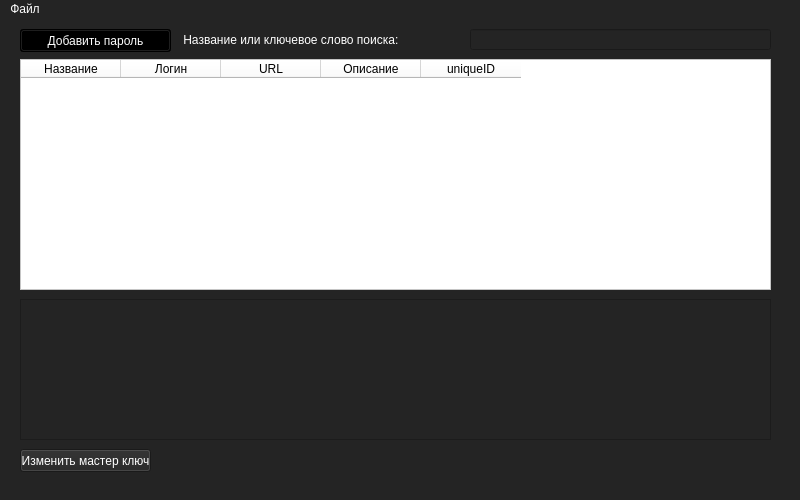
<?xml version="1.0" encoding="UTF-8"?>
<ui version="4.0">
 <class>P1QtPass</class>
 <widget class="QMainWindow" name="P1QtPass">
  <property name="geometry">
   <rect>
    <x>0</x>
    <y>0</y>
    <width>800</width>
    <height>500</height>
   </rect>
  </property>
  <property name="windowTitle">
   <string>MainWindow</string>
  </property>
  <property name="styleSheet">
   <string notr="true">background-color: rgb(36, 36, 36);
color: rgb(255, 255, 255);</string>
  </property>
  <widget class="QWidget" name="centralwidget">
   <widget class="QTableWidget" name="tableWidget">
    <property name="geometry">
     <rect>
      <x>20</x>
      <y>40</y>
      <width>751</width>
      <height>231</height>
     </rect>
    </property>
    <property name="styleSheet">
     <string notr="true">background-color: rgb(255, 255, 255);
color: rgb(0, 0, 0);</string>
    </property>
    <column>
     <property name="text">
      <string>Название</string>
     </property>
    </column>
    <column>
     <property name="text">
      <string>Логин</string>
     </property>
    </column>
    <column>
     <property name="text">
      <string>URL</string>
     </property>
    </column>
    <column>
     <property name="text">
      <string>Описание</string>
     </property>
    </column>
    <column>
     <property name="text">
      <string>uniqueID</string>
     </property>
    </column>
   </widget>
   <widget class="QTextBrowser" name="databaseInfo">
    <property name="geometry">
     <rect>
      <x>20</x>
      <y>280</y>
      <width>751</width>
      <height>141</height>
     </rect>
    </property>
   </widget>
   <widget class="QLineEdit" name="searchName">
    <property name="geometry">
     <rect>
      <x>470</x>
      <y>10</y>
      <width>301</width>
      <height>21</height>
     </rect>
    </property>
   </widget>
   <widget class="QLabel" name="label">
    <property name="geometry">
     <rect>
      <x>180</x>
      <y>10</y>
      <width>281</width>
      <height>21</height>
     </rect>
    </property>
    <property name="text">
     <string> Название или ключевое слово поиска:</string>
    </property>
   </widget>
   <widget class="QPushButton" name="addBtn">
    <property name="geometry">
     <rect>
      <x>20</x>
      <y>10</y>
      <width>151</width>
      <height>23</height>
     </rect>
    </property>
    <property name="cursor">
     <cursorShape>PointingHandCursor</cursorShape>
    </property>
    <property name="styleSheet">
     <string notr="true">font: 63 8pt &quot;Yu Gothic UI Semibold&quot;;
background-color: rgb(0, 0, 0);
color: rgb(255, 255, 255)</string>
    </property>
    <property name="text">
     <string>Добавить пароль</string>
    </property>
   </widget>
   <widget class="QPushButton" name="changeMaster">
    <property name="geometry">
     <rect>
      <x>20</x>
      <y>430</y>
      <width>131</width>
      <height>23</height>
     </rect>
    </property>
    <property name="text">
     <string>Изменить мастер ключ</string>
    </property>
   </widget>
  </widget>
  <widget class="QMenuBar" name="menubar">
   <property name="geometry">
    <rect>
     <x>0</x>
     <y>0</y>
     <width>800</width>
     <height>21</height>
    </rect>
   </property>
   <widget class="QMenu" name="menuFile">
    <property name="font">
     <font>
      <italic>true</italic>
     </font>
    </property>
    <property name="cursor">
     <cursorShape>PointingHandCursor</cursorShape>
    </property>
    <property name="title">
     <string>Файл</string>
    </property>
    <addaction name="exportBtn"/>
    <addaction name="importBtn"/>
   </widget>
   <addaction name="menuFile"/>
  </widget>
  <widget class="QStatusBar" name="statusbar"/>
  <action name="exportBtn">
   <property name="text">
    <string>Экспорт</string>
   </property>
   <property name="font">
    <font>
     <kerning>false</kerning>
    </font>
   </property>
  </action>
  <action name="importBtn">
   <property name="text">
    <string>Импорт</string>
   </property>
   <property name="font">
    <font>
     <kerning>false</kerning>
    </font>
   </property>
  </action>
 </widget>
 <resources/>
 <connections/>
</ui>
